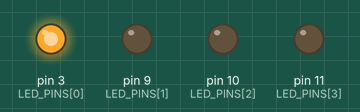
Simulated run of this sketch. Board: Arduino Uno, built with avr-gcc and run on an emulated ATmega328P. Parts: output pins drawn as LEDs (lit = HIGH).

Above: at 0.05 s.
At 0.3 s:
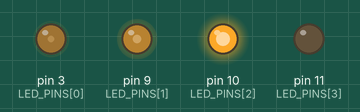
At 0.4 s:
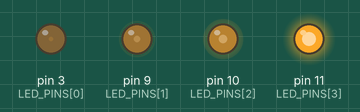
At 0.6 s:
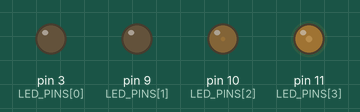
At 0.9 s:
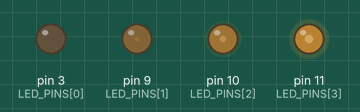
At 1.2 s:
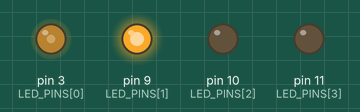
Timing chart, 0 to 3.0 s (numbered marks = the images above):
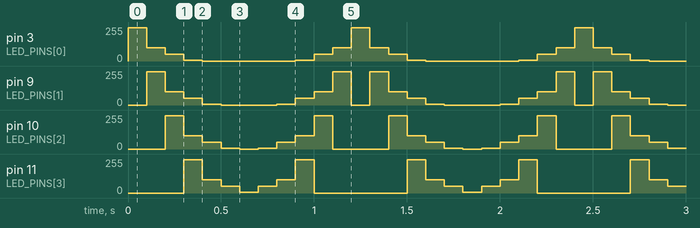

The sketch:

hardcode.ino
```cpp
/*GLOBAL VARIABLES HERE*/
const byte NUM_OF_LED = 4;
const byte NUM_OF_CYCLES = 12;
const byte LED_PINS[] = {3, 9, 10, 11};
const unsigned int DELAY = 100;
byte iter;
byte current_cycle;
int brightness[NUM_OF_CYCLES][NUM_OF_LED] = {
  {250,0,0,0},
  {100,250,0,0},
  {50,100,250,0},
  {5,50,100,250},
  {0,5,50,100},
  {0,0,5,50},
  {0,0,0,5},
  {0,0,5,50},
  {0,5,50,100},
  {5,50,100,250},
  {50,100,250,0},
  {100,250,0,0},
};

void apply_brightness(int brightnesses[NUM_OF_LED]){
  for (iter = 0; iter < NUM_OF_LED; iter ++)
    analogWrite(LED_PINS[iter], brightnesses[iter]);
}

void setup() {
  iter = 0; // initialize iter as 0
  current_cycle = 0;

}

void loop() {
  if (current_cycle >= NUM_OF_CYCLES)
    current_cycle = 0;
  apply_brightness(brightness[current_cycle]);
  current_cycle ++;
  delay(DELAY);
}
```

Measured:
- by itself, pin 3 (LED_PINS[0]): repeats every 1.2 s: 100/255 0.10 s, 50/255 0.10 s, 5/255 0.10 s, 0/255 0.50 s, 5/255 0.10 s, 50/255 0.10 s, 100/255 0.10 s, 250/255 0.10 s
- by itself, pin 11 (LED_PINS[3]): repeats every 1.2 s: 100/255 0.10 s, 50/255 0.10 s, 5/255 0.10 s, 50/255 0.10 s, 100/255 0.10 s, 250/255 0.10 s, 0/255 0.50 s, 250/255 0.10 s
